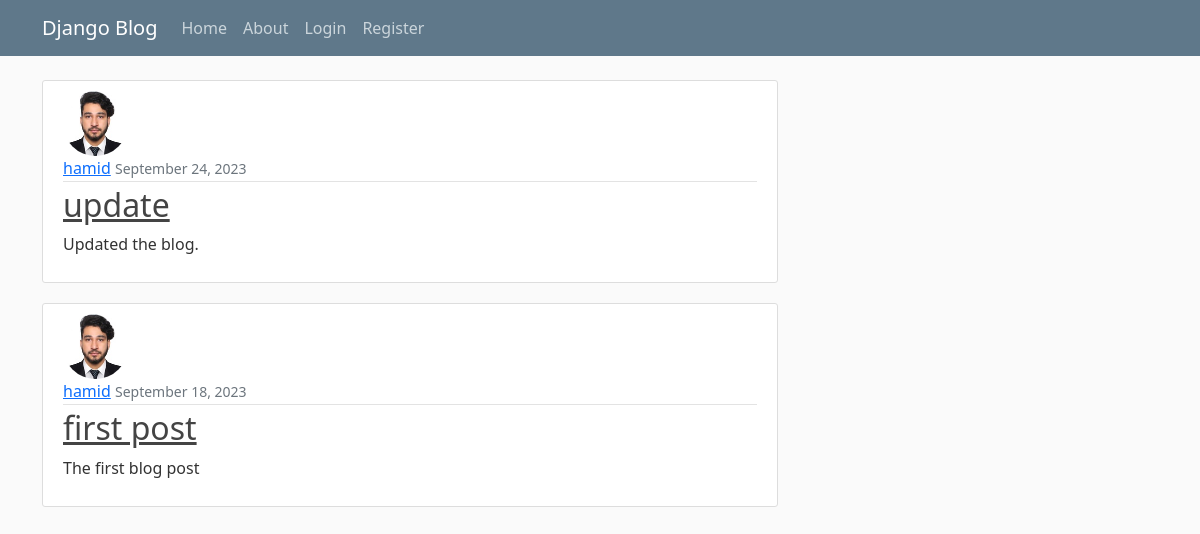
/, run on an earlier commit of the app's database.
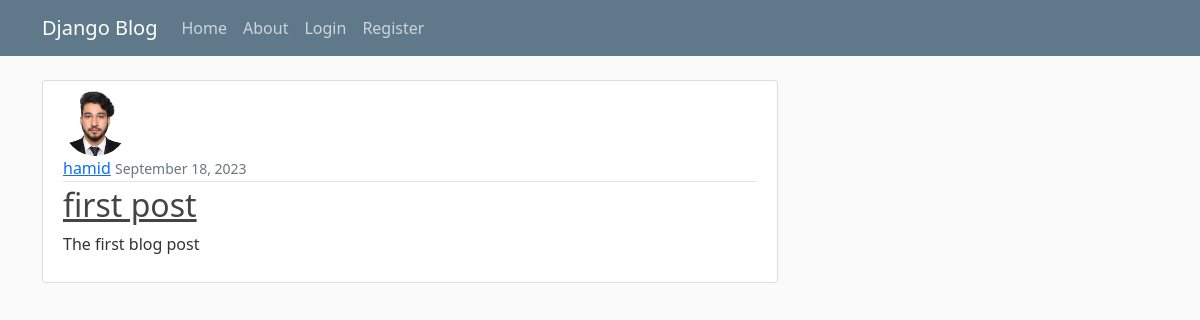
And on a later commit of the database.
### blog/models.py (models this page shows, shortened)
class Post(models.Model):
   title = models.CharField(max_length=20, help_text='Enter title')
   content = models.TextField()
   date_posted = models.DateTimeField(default=timezone.now)
   author = models.ForeignKey(User, on_delete=models.CASCADE)

### users/models.py (models this page shows, shortened)
class Profile(models.Model):
    user = models.OneToOneField(User, on_delete=models.CASCADE)
    image = models.ImageField(default='default.jpeg', upload_to='profile_pics')

### blog/views.py (the view)
# urls.py: path('', PostListView.as_view(), name="blog-home"),
class PostListView(ListView):
    model = Post
    template_name = 'blog/home.html'
    context_object_name = 'posts'
    ordering = ['-date_posted']
    paginate_by = 5

### blog/templates/blog/home.html (shortened to what this page needs)
{% extends "blog/base.html" %}
{% block content %}
{% for post in posts%}
    <article class="media content-section">
        <img class="rounded-circle article-img" src="{{ post.author.profile.image.url }}">
        <div class="media-body">
            <div class="article-metadata">
                <a class="mr-2" href="#">{{ post.author }}</a>
                <small class="text-muted">{{ post.date_posted|date:"F d, Y" }}</small>
            </div>
            <h2><a class="article-title" href="{% url 'post-detail' post.id %}">{{ post.title }}</a></h2>
            <p class="article-content">{{ post.content }}</p>
        </div>
    </article>
{% endfor %}
{% endblock content %}

What changed in the data, as far as the page shows it:
removed Post: author.profile.image (picture), author "hamid", date_posted "September 24, 2023", title "update", content "Updated the blog."
